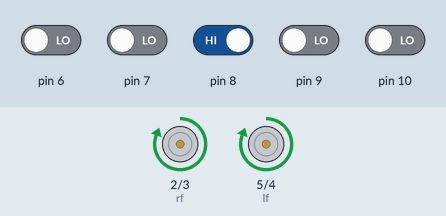
Recording of a sketch running on a simulated Arduino Uno, built with avr-gcc and run on an emulated ATmega328P. Parts: motor-driver pin pairs drawn as motors (green arrow = first pin HIGH = forward, orange = second pin HIGH = backward, longer = more drive). The test bench sets the inputs (shaded band); at power-on: pin 8 HIGH, pin 6, pin 7, pin 9, pin 10 LOW.

Above: at 1.2 s.
1.3 s: pin 8 driven LOW
At 1.42 s:
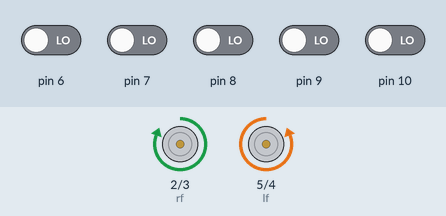
4.3 s: pin 6 driven HIGH
At 5.2 s:
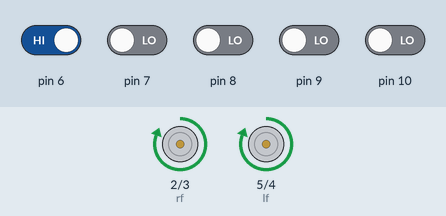
5.9 s: pin 6 driven LOW
At 6.35 s:
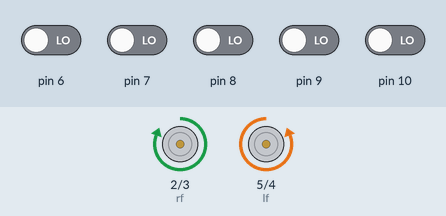
8.9 s: pin 7 driven HIGH
At 10.2 s:
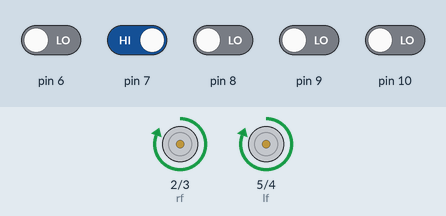
Timing chart, 0 to 11.5 s (numbered marks = the images above; inputs shaded):
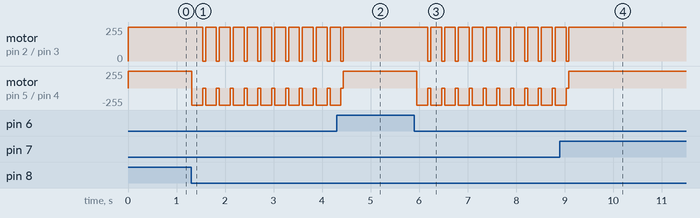

Measured:
- after the input at 1.3 s, motor on pin 2 (rf) / pin 3 (rb): alternates forward 255/255 for 0.23 s and stopped for 0.06 s, starting after 0.24 s; motor on pin 5 (lf) / pin 4 (lb): alternates backward 255/255 for 0.23 s and stopped for 0.06 s, starting at once
- after the input at 4.3 s, motor on pin 2 (rf) / pin 3 (rb): goes on until 4.4 s, then stays forward 255/255
- after the input at 5.9 s, motor on pin 2 (rf) / pin 3 (rb): alternates forward 255/255 for 0.23 s and stopped for 0.06 s, starting after 0.28 s; motor on pin 5 (lf) / pin 4 (lb): alternates backward 255/255 for 0.23 s and stopped for 0.06 s, starting after 0.05 s
- after the input at 8.9 s, motor on pin 2 (rf) / pin 3 (rb): goes on until 9.1 s, then stays forward 255/255

The sketch:

final.ino
```cpp
int rf = 2;
int rb = 3;
int lf = 5;
int lb = 4;
int e1 =3 ;
int e2 =5 ;
int v = 150;
String path;
int a[5],e,le,j=0,de=10;
void setup()
{

  pinMode(6, INPUT);
  pinMode(7, INPUT);
  pinMode(8, INPUT);
  pinMode(9, INPUT);
  pinMode(10, INPUT);
  pinMode(2, OUTPUT);
  pinMode(3, OUTPUT);
  pinMode(4, OUTPUT);
  pinMode(5, OUTPUT);


}
void straight(int dv1){    //arguments are for dv(error)

  analogWrite(e1,v+dv1);
  analogWrite(e2,v-dv1);
  digitalWrite(rf,HIGH);
  digitalWrite(lf,HIGH);
  digitalWrite(rb,LOW);
  digitalWrite(lb,LOW);
}
void rev(){
  analogWrite(rb,v);
  analogWrite(lb,v);
  digitalWrite(rf,LOW);
  digitalWrite(lf,LOW);
}
void stp()
{
   digitalWrite(rf,LOW);
   digitalWrite(rb,LOW);
   digitalWrite(lf,LOW);
   digitalWrite(lb,LOW);
}
void hardRight()                          //90 degree right active at turns only
{
  digitalWrite(rf,HIGH);
  digitalWrite(lb,HIGH);
  digitalWrite(lf,LOW);
  digitalWrite(rb,LOW);
  delay(225);
  stp();
}
void hardLeft()                          //90 degree left active at turns only
{
  digitalWrite(lf,HIGH);
  digitalWrite(rb,HIGH);
  digitalWrite(rf,LOW);
  digitalWrite(lb,LOW);
  delay(225);
  stp();

}
int reading()                          // takes reading from sensors and converts it into a single value and returns to the main function
{int ledNo=0;
int val = 0;
  for(int i=1;i<6;i++)
  {
    a[i]=!digitalRead(i+5);
    if(a[i-1]==1)
    {
      ledNo++;
    }
    val=val+(i*10*a[i-1]);
    }
  val =(val/ledNo);
  if(ledNo<4)                          //conditions to differentiate between hard right and hard left and caliberation
  {
 return val;
  }else{
    if(a[4]==1)
    {
      return 51;
    }else if(a[0]==1)
    {
      return -1;
    }
  }
}
int correction(int x)                 // damps dv and returns to main function
{int y;
e=30-x;
y=0.5*e+0.1*(e-le);
le=e;
return y;
 }


void loop()
{
  int val=reading();
  if(val>=10 && val<51)                    //bot is deviated
  { int dv3 = correction(val);
    straight(dv3);
  }else if(val>50)                             //check reading function to understand this condition
  { delay(de);
  if(!digitalRead(8)==HIGH)
  {
    path[j] = 'r';
    j++;
  }
    hardRight();
  }else if(val<0)
  { delay(de);
    if(!digitalRead(8)==HIGH)
  {
    path[j] = 'l';
    j++;
  }
    hardLeft();

  }
  delay(50);
}
```
